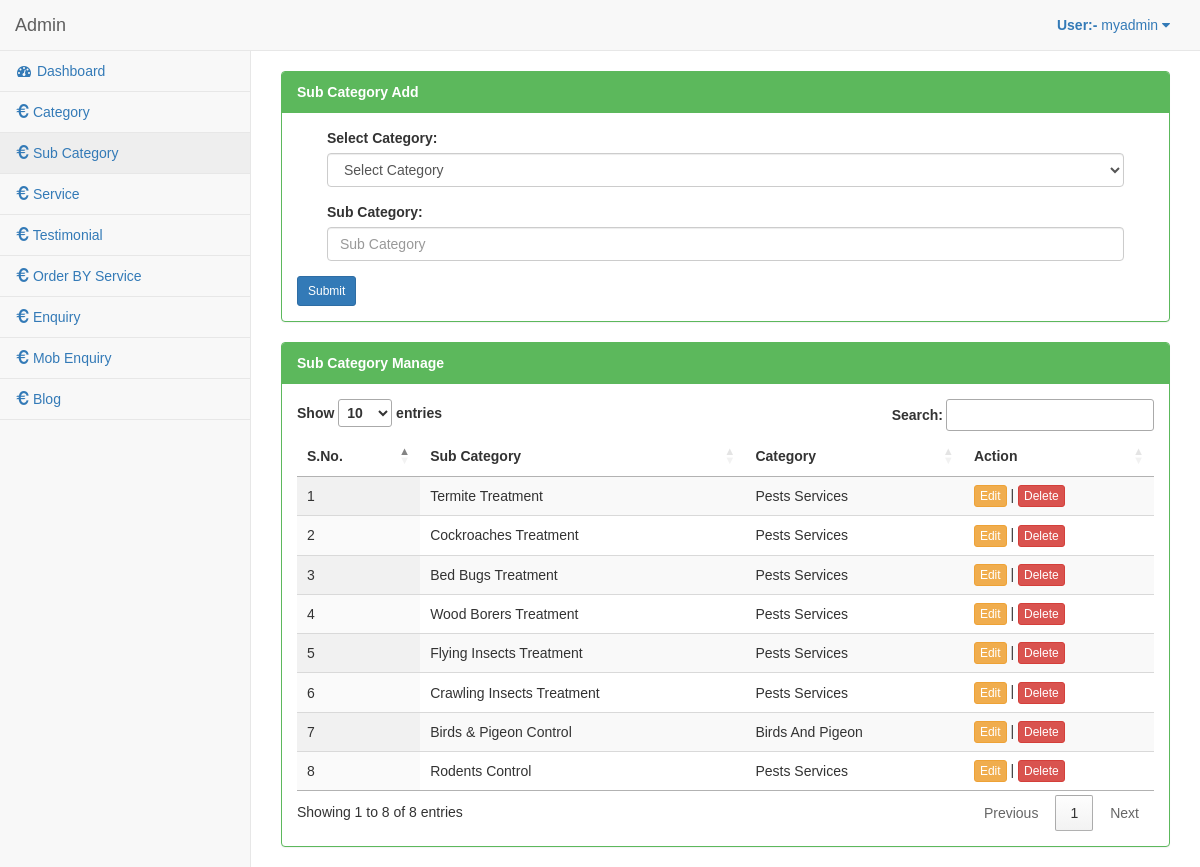
The app's page /admin-panel/sub-category.php (signed in) with its own data.
### tables this page shows
CREATE TABLE `tbl_category` (
  `id` int(11) NOT NULL,
  `menu_name` varchar(250) NOT NULL,
  `head` varchar(300) NOT NULL,
  `head_url` varchar(300) NOT NULL,
  `header_con` varchar(200) NOT NULL,
  `file` varchar(300) NOT NULL,
  `c_title` text NOT NULL,
  `c_keyword` text NOT NULL,
  `c_description` text NOT NULL,
  `create_date` varchar(50) NOT NULL
);

CREATE TABLE `tbl_menu` (
  `m_id` int(11) NOT NULL,
  `name` varchar(255) NOT NULL,
  `link` varchar(255) NOT NULL
);

### admin-panel/sub-category.php (the view, shortened to what this page needs)
<?php
include 'include/config.php';
$sql=$conn->query("SELECT * FROM tbl_category INNER JOIN tbl_menu ON tbl_category.menu_name = tbl_menu.link");
include 'include/header.php';
?>
<div id="page-wrapper">
  <br>
    <div class="row">
        <div class="col-lg-12">
            <div class="row">
                        <div class="col-md-12">
                        <div class="panel panel-green">
                <div class="panel-heading">
                  <b>Sub Category Add</b>
                </div>
                <form method="post" enctype="multipart/form-data">
                <div class="panel-body">
                <div class="col-md-12">
                    <div class="col-md-12">
                        <div class="form-group">
                            <label for="im">Select Category:</label>
                            <select name="menu_name" class="form-control" required>
                                <option value="">Select Category</option>
                            </select>
                        </div>
                    </div>
                </div>
                <div class="col-md-12">
                    <div class="col-md-12">
                        <div class="form-group">
                            <label for="im">Sub Category:</label>
                            <input type="text" name="head" class="form-control" placeholder="Sub Category" id="txtFirst" onkeyup="populateSecondTextBox();" required>
                        </div>
                    </div>
                </div>
                            <button type="submit" name="sub" class="btn btn-primary btn-sm">Submit</button>
                </div></form>
            </div>
               </div>
                    </div>
        </div>
    </div>
    <div class="row">
        <div class="col-lg-12">
            <div class="panel panel-green">
                <div class="panel-heading">
                    <b>Sub Category Manage</b>
                </div>
                <div class="panel-body">
                        <table id="table.display" class="display" style="width:100%">
                            <?php if ($sql->num_rows > 0) {?>
                                    <thead>
                                        <tr>
                                            <th>S.No.</th>
                                            <th>Sub Category</th>
                                            <th>Category</th>
                                            <th>Action</th>
                                        </tr>
                                    </thead>
                                    <tbody>
                                        <?php
                                           $sid=1;
                                       while($row =$sql->fetch_assoc())
                                           {
                                        ?>
                                        <tr>
                                            <td><?php echo $sid++;?></td>
                                            <td><?php echo $row['head'];?></td>
                                            <td><?php echo $row['name'];?></td>
                                            <td><a href="sub-category_edit.php?id=<?php echo $row['id'];?>" title="Edit" class="btn btn-warning btn-xs">Edit</a> | <a href="javascript:;" onClick="deletesub('<?php echo $row['id']?>')" title="Delete" class="btn btn-danger btn-xs">Delete</a></td>
                                        </tr>
                              <?php } }else{
                                            echo'<tr><th colspan="2" style="text-align: center; font-size: 26px; color: red;">Empty</th></tr>';
                                }?>
                                    </tbody>
                        </table>
                </div>
            </div>
        </div>
    </div>
<?php
    include 'include/footer.php';
?>

### admin-panel/include/header.php (style rules this page uses)
body { font-family: "Poppins", sans-serif; height: 100vh; }

### records on screen
tbl_category: head "Termite Treatment", tbl_menu.name "Pests Services"
tbl_category: head "Cockroaches Treatment", tbl_menu.name "Pests Services"
tbl_category: head "Bed Bugs Treatment", tbl_menu.name "Pests Services"
tbl_category: head "Wood Borers Treatment", tbl_menu.name "Pests Services"
tbl_category: head "Flying Insects Treatment", tbl_menu.name "Pests Services"
tbl_category: head "Crawling Insects Treatment", tbl_menu.name "Pests Services"
tbl_category: head "Birds & Pigeon Control", tbl_menu.name "Birds And Pigeon"
tbl_category: head "Rodents Control", tbl_menu.name "Pests Services"

### other values on screen
$_SESSION["un"] "myadmin"
